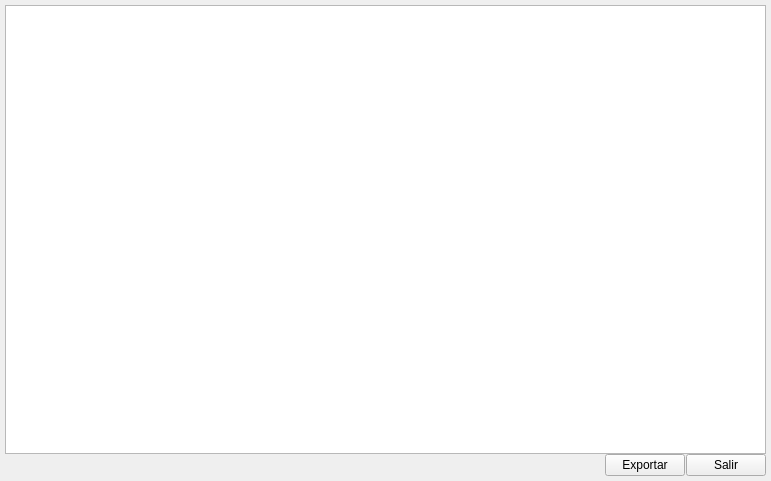
<?xml version="1.0" encoding="UTF-8"?>
<ui version="4.0">
 <class>Form</class>
 <widget class="QWidget" name="Form">
  <property name="windowModality">
   <enum>Qt::WindowModal</enum>
  </property>
  <property name="geometry">
   <rect>
    <x>0</x>
    <y>0</y>
    <width>771</width>
    <height>481</height>
   </rect>
  </property>
  <property name="windowTitle">
   <string>Selección</string>
  </property>
  <layout class="QVBoxLayout" name="verticalLayout_2">
   <property name="spacing">
    <number>1</number>
   </property>
   <property name="leftMargin">
    <number>5</number>
   </property>
   <property name="topMargin">
    <number>5</number>
   </property>
   <property name="rightMargin">
    <number>5</number>
   </property>
   <property name="bottomMargin">
    <number>5</number>
   </property>
   <item>
    <layout class="QVBoxLayout" name="verticalLayout">
     <property name="spacing">
      <number>0</number>
     </property>
     <item>
      <layout class="QHBoxLayout" name="horizontalLayout_2">
       <item>
        <widget class="QTableWidget" name="tblListado">
         <property name="frameShadow">
          <enum>QFrame::Plain</enum>
         </property>
         <property name="sizeAdjustPolicy">
          <enum>QAbstractScrollArea::AdjustToContents</enum>
         </property>
         <property name="editTriggers">
          <set>QAbstractItemView::NoEditTriggers</set>
         </property>
         <property name="alternatingRowColors">
          <bool>true</bool>
         </property>
         <property name="selectionBehavior">
          <enum>QAbstractItemView::SelectRows</enum>
         </property>
        </widget>
       </item>
      </layout>
     </item>
     <item>
      <layout class="QHBoxLayout" name="horizontalLayout" stretch="0,0,0">
       <property name="spacing">
        <number>1</number>
       </property>
       <item>
        <spacer name="horizontalSpacer">
         <property name="orientation">
          <enum>Qt::Horizontal</enum>
         </property>
         <property name="sizeHint" stdset="0">
          <size>
           <width>40</width>
           <height>20</height>
          </size>
         </property>
        </spacer>
       </item>
       <item>
        <widget class="QPushButton" name="cmdExportar">
         <property name="text">
          <string>Exportar</string>
         </property>
        </widget>
       </item>
       <item>
        <widget class="QPushButton" name="cmdSalir">
         <property name="text">
          <string>Salir</string>
         </property>
         <property name="shortcut">
          <string>Esc</string>
         </property>
        </widget>
       </item>
      </layout>
     </item>
    </layout>
   </item>
  </layout>
 </widget>
 <resources/>
 <connections/>
</ui>
